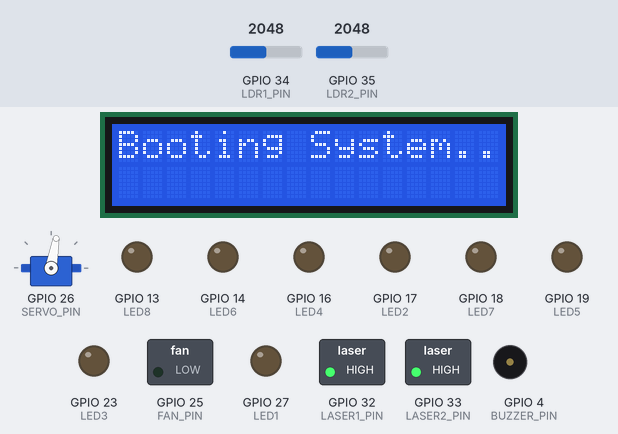
A sketch run on a simulated ESP32. Shown: servo, 16×2 character LCD, switched loads named in the sketch (green lamp = pin HIGH), output pins drawn as LEDs (lit = HIGH), buzzer (waves = sounding). Inputs (shaded band) come from the test bench; at power-on: GPIO 34 (LDR1_PIN) = 2048, GPIO 35 (LDR2_PIN) = 2048. What the sketch prints to the serial monitor is not drawn.

Above: at 1.1 s.
At 5.7 s:
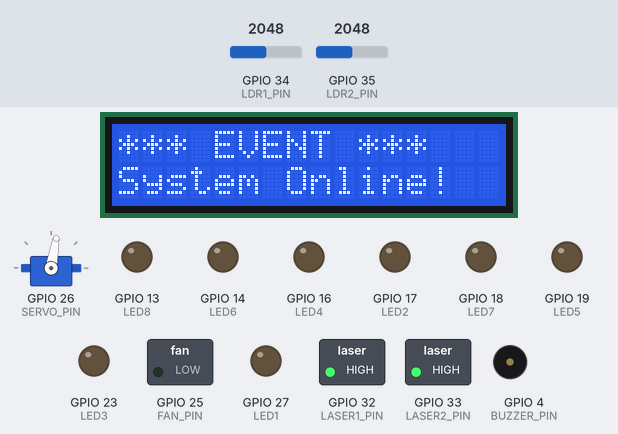
5.8 s: GPIO 34 (LDR1_PIN) set to 2866
At 6.7 s:
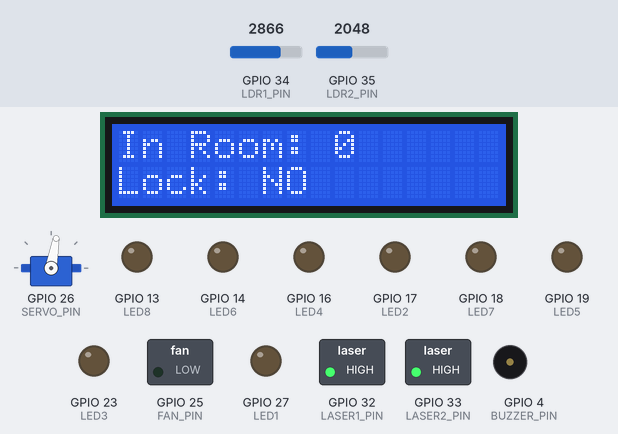
Timing chart, 0 to 8.8 s (numbered marks = the images above; inputs shaded):
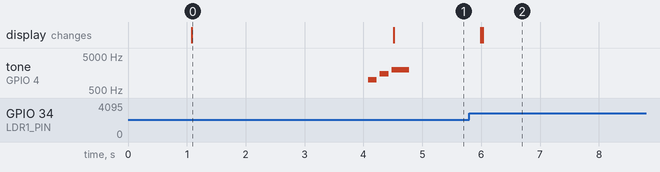

The sketch:

bidirectional_code.ino
```cpp
// Smart Room Visitor Counter by @diaawastaken · github.com/engineerdiaa/smart-room-visitor-counter · MIT

#include <WiFi.h>
#include <WebServer.h>
#include <Wire.h>
#include <LiquidCrystal_I2C.h>
#include <ESP32Servo.h>

// =========================================
// PIN DEFINITIONS
// =========================================
const int LDR1_PIN   = 34; // Entry side LDR
const int LDR2_PIN   = 35; // Inside LDR
const int LASER1_PIN = 32;
const int LASER2_PIN = 33;
const int FAN_PIN    = 25;
const int SERVO_PIN  = 26;
const int BUZZER_PIN = 4;

// LED Pairs
const int LED1 = 27; const int LED2 = 17; // Pair 1
const int LED3 = 23; const int LED4 = 16; // Pair 2
const int LED5 = 19; const int LED6 = 14; // Pair 3
const int LED7 = 18; const int LED8 = 13; // Pair 4

// =========================================
// OBJECTS & GLOBALS
// =========================================
LiquidCrystal_I2C lcd(0x27, 16, 2);
WebServer server(80);
Servo doorServo;

// Room Statistics
int peopleIn = 0;
int totalEntered = 0;
int totalLeft = 0;

// State Tracking
bool fanState = false;
bool isLocked = false;
int lastDisplayedCount = -1;

// Adjusted for ambient light dropout (preventing zero-count freeze)
const int LDR_THRESHOLD = 2200;

// SUPERIOR STATE MACHINE LOGIC
enum CrossingState {
  IDLE,
  ENTERING,
  EXITING,
  ENTER_CONFIRMED,
  EXIT_CONFIRMED
};
CrossingState crossingState = IDLE;
unsigned long sequenceTimeout = 0;

// Event Popup Variables
String popupMessage = "";
unsigned long popupTimer = 0;
bool isPopupActive = false;

// Debugging Timer
unsigned long lastDebugPrint = 0;

// Gamma Correction Table (8-bit)
const uint8_t gamma8[] = {
    0,  0,  0,  0,  0,  0,  0,  0,  0,  0,  0,  0,  0,  0,  0,  0,
    0,  0,  0,  1,  1,  1,  1,  1,  1,  1,  1,  2,  2,  2,  2,  2,
    2,  3,  3,  3,  3,  4,  4,  4,  4,  5,  5,  5,  5,  6,  6,  6,
    7,  7,  7,  8,  8,  8,  9,  9,  9, 10, 10, 11, 11, 11, 12, 12,
   13, 13, 14, 14, 15, 15, 16, 16, 17, 17, 18, 18, 19, 19, 20, 21,
   21, 22, 22, 23, 24, 24, 25, 26, 26, 27, 28, 28, 29, 30, 31, 31,
   32, 33, 34, 34, 35, 36, 37, 38, 38, 39, 40, 41, 42, 43, 44, 45,
   46, 47, 48, 49, 50, 51, 52, 53, 54, 55, 56, 57, 58, 59, 61, 62,
   63, 64, 65, 67, 68, 69, 70, 72, 73, 74, 76, 77, 78, 80, 81, 83,
   84, 86, 87, 89, 90, 92, 93, 95, 96, 98,100,101,103,105,106,108,
  110,112,114,115,117,119,121,123,125,127,129,131,133,135,137,139,
  141,144,146,148,150,153,155,157,160,162,165,167,170,172,175,177,
  180,183,185,188,191,194,196,199,202,205,208,211,214,217,220,223,
  226,229,232,235,239,242,245,248,252,255
};

// Lighting Fade Variables
int fadeProgress = 0; // Ranges 0 to 1020 (4 pairs * 255)
unsigned long lastFadeTime = 0;

// =========================================
// FUNCTION PROTOTYPES
// =========================================
void triggerPopup(String msg, int beepFreq, int beepDur);
void updateLogic();
void processLDRs();
void updateLights();
void updateLCD();
void handleRoot();

// =========================================
// SETUP
// =========================================
void setup() {
  Serial.begin(115200);

  // === 1. SERVO GETS ABSOLUTE PRIORITY (TIMER 3) ===
  // Lock a dedicated timer and force 50Hz so the LEDs don't interfere
  ESP32PWM::allocateTimer(3);
  doorServo.setPeriodHertz(50);
  doorServo.attach(SERVO_PIN);
  doorServo.write(80); // Open position
  delay(1000);         // Give the physical motor a full second to move

  // === 2. INIT PINS ===
  pinMode(LASER1_PIN, OUTPUT); pinMode(LASER2_PIN, OUTPUT);
  digitalWrite(LASER1_PIN, HIGH); digitalWrite(LASER2_PIN, HIGH);

  // ACTIVELY HOLD FAN OFF ON BOOT
  pinMode(FAN_PIN, OUTPUT);
  digitalWrite(FAN_PIN, LOW);

  pinMode(BUZZER_PIN, OUTPUT);

  // === 3. SETUP ESP32 PWM FOR LEDS ===
  ledcAttach(LED1, 5000, 8); ledcAttach(LED2, 5000, 8);
  ledcAttach(LED3, 5000, 8); ledcAttach(LED4, 5000, 8);
  ledcAttach(LED5, 5000, 8); ledcAttach(LED6, 5000, 8);
  ledcAttach(LED7, 5000, 8); ledcAttach(LED8, 5000, 8);

  // Init LCD
  Wire.begin(21, 22);
  lcd.init();
  lcd.backlight();
  lcd.setCursor(0, 0);
  lcd.print("Booting System..");

  // Network Setup
  WiFi.softAP("Smart Room", "12345678");
  server.on("/", handleRoot);
  server.begin();

  // === POWER ARMOR ===
  Serial.println("Waiting 3 seconds for power rails to stabilize...");
  delay(3000);

  // Power Up Feedback
  tone(BUZZER_PIN, 1000, 150); delay(200);
  tone(BUZZER_PIN, 1500, 150); delay(200);
  tone(BUZZER_PIN, 2000, 300);

  lcd.clear();
  triggerPopup("System Online!", 0, 0);
  Serial.println("System Fully Online!");
}

// =========================================
// MAIN LOOP
// =========================================
void loop() {
  server.handleClient(); // Handle Web Traffic
  processLDRs();         // Check Enter/Leave sequence
  updateLogic();         // Fan & Servo Logic
  updateLights();        // Gradual LED fading
  updateLCD();           // Manage Display & Popups

  // --- CONTINUOUS LDR & COUNT DEBUG PRINT ---
  if (millis() - lastDebugPrint > 200) {
    Serial.print("LDR1: ");
    Serial.print(analogRead(LDR1_PIN));
    Serial.print("   |   LDR2: ");
    Serial.print(analogRead(LDR2_PIN));
    Serial.print("   |   Current Count: ");
    Serial.println(peopleIn);
    lastDebugPrint = millis();
  }

  delay(10);
}

// =========================================
// CORE LOGIC FUNCTIONS
// =========================================

void processLDRs() {
  bool l1_cut = analogRead(LDR1_PIN) < LDR_THRESHOLD;
  bool l2_cut = analogRead(LDR2_PIN) < LDR_THRESHOLD;
  int delta = 0;

  // --- TIMEOUT FAILSAFE ---
  if (crossingState != IDLE && millis() - sequenceTimeout > 3000) {
    crossingState = IDLE;
    Serial.println("Sequence Timeout - System Un-frozen");
  }

  switch (crossingState) {
    case IDLE:
      if (l1_cut && !l2_cut) { crossingState = ENTERING; sequenceTimeout = millis(); Serial.println("Entering started"); }
      else if (l2_cut && !l1_cut) { crossingState = EXITING; sequenceTimeout = millis(); Serial.println("Leaving started"); }
      break;

    case ENTERING:
      if (l2_cut) crossingState = ENTER_CONFIRMED;
      else if (!l1_cut) crossingState = IDLE;
      break;

    case EXITING:
      if (l1_cut) crossingState = EXIT_CONFIRMED;
      else if (!l2_cut) crossingState = IDLE;
      break;

    case ENTER_CONFIRMED:
      if (!l1_cut && !l2_cut) { delta = +1; crossingState = IDLE; }
      break;

    case EXIT_CONFIRMED:
      if (!l1_cut && !l2_cut) { delta = -1; crossingState = IDLE; }
      break;
  }

  if (delta == +1) {
    if (peopleIn < 10) {
      peopleIn++;
      totalEntered++;
      Serial.println("Counted: ENTRY. Total: " + String(peopleIn));
      triggerPopup("Person Entered", 2000, 100);
    }
  } else if (delta == -1) {
    if (peopleIn > 0) {
      peopleIn--;
      totalLeft++;
      Serial.println("Counted: EXIT. Total: " + String(peopleIn));
      triggerPopup("Person Left", 1000, 100);
    }
  }
}

void updateLogic() {
  // Fan Logic
  if (peopleIn >= 5 && !fanState) {
    fanState = true;
    triggerPopup("Fan Turned ON", 1500, 150); // 1. Talk to the LCD first
    delay(100);                               // 2. Let the I2C bus finish and breathe
    digitalWrite(FAN_PIN, HIGH);              // 3. THEN hit it with the motor power spike
  } else if (peopleIn < 5 && fanState) {
    fanState = false;
    triggerPopup("Fan Turned OFF", 1200, 150);
    delay(100);
    digitalWrite(FAN_PIN, LOW);
  }

  // Servo Lock Logic (Soft Start & 5-Degree Buffer Zone)
  if (peopleIn == 10 && !isLocked) {
    isLocked = true;
    doorServo.attach(SERVO_PIN);

    // SLOW SWEEP: Moves from 80 down to 5 smoothly (prevents end-stop stall)
    for (int pos = 80; pos >= 5; pos -= 1) {
      doorServo.write(pos);
      delay(15);
    }

    triggerPopup("Room FULL", 500, 400);
  } else if (peopleIn <= 9 && isLocked) {
    isLocked = false;
    doorServo.attach(SERVO_PIN);

    // SLOW SWEEP: Moves from 5 up to 80 smoothly (prevents end-stop stall)
    for (int pos = 5; pos <= 80; pos += 1) {
      doorServo.write(pos);
      delay(15);
    }

    triggerPopup("Unlocked", 1800, 200);
  }
}

void updateLights() {
  unsigned long currentTime = millis();
  unsigned long elapsed = currentTime - lastFadeTime;

  if (elapsed >= 2) {
    int steps = elapsed / 2;
    lastFadeTime = currentTime;

    if (peopleIn > 0 && fadeProgress < 1020) {
      fadeProgress += steps;
      if (fadeProgress > 1020) fadeProgress = 1020;
    } else if (peopleIn == 0 && fadeProgress > 0) {
      fadeProgress -= steps;
      if (fadeProgress < 0) fadeProgress = 0;
    }

    int p1 = constrain(fadeProgress, 0, 255);
    int p2 = constrain(fadeProgress - 255, 0, 255);
    int p3 = constrain(fadeProgress - 510, 0, 255);
    int p4 = constrain(fadeProgress - 765, 0, 255);

    ledcWrite(LED1, gamma8[p1]); ledcWrite(LED2, gamma8[p1]);
    ledcWrite(LED3, gamma8[p2]); ledcWrite(LED4, gamma8[p2]);
    ledcWrite(LED5, gamma8[p3]); ledcWrite(LED6, gamma8[p3]);
    ledcWrite(LED7, gamma8[p4]); ledcWrite(LED8, gamma8[p4]);
  }
}

void updateLCD() {
  if (isPopupActive) {
    if (millis() - popupTimer > 1500) {
      isPopupActive = false;
      lcd.clear();
      lastDisplayedCount = -1;
    }
  } else {
    if (peopleIn != lastDisplayedCount) {
      lcd.setCursor(0, 0);
      lcd.print("In Room: ");
      lcd.print(peopleIn);
      lcd.print("   ");

      lcd.setCursor(0, 1);
      lcd.print("Lock: ");
      lcd.print(isLocked ? "YES" : "NO ");

      lastDisplayedCount = peopleIn;
    }
  }
}

void triggerPopup(String msg, int beepFreq, int beepDur) {
  popupMessage = msg;
  popupTimer = millis();
  isPopupActive = true;

  lcd.clear();
  lcd.setCursor(0, 0);
  lcd.print("*** EVENT ***");
  lcd.setCursor(0, 1);
  lcd.print(msg);

  if (beepFreq > 0) {
    tone(BUZZER_PIN, beepFreq, beepDur);
  }
}

void handleRoot() {
  String html = "<!DOCTYPE html><html><head>";
  html += "<title>Smart Room Stats</title>";
  html += "<meta http-equiv='refresh' content='3'>";
  html += "<style>body{font-family: Arial; text-align: center; margin-top: 50px; background-color: #222; color: #fff;}";
  html += "h1{color: #4CAF50;} .card{background: #333; padding: 20px; border-radius: 10px; display: inline-block;}</style>";
  html += "</head><body>";

  html += "<div class='card'>";
  html += "<h1>Smart Room Statistics</h1>";
  html += "<hr>";
  html += "<h2>Currently Inside: <strong>" + String(peopleIn) + " / 10</strong></h2>";
  html += "<h3>Total Entered: " + String(totalEntered) + "</h3>";
  html += "<h3>Total Left: " + String(totalLeft) + "</h3>";
  html += "<h3>Status: " + String(isLocked ? "<span style='color:red;'>LOCKED</span>" : "<span style='color:green;'>OPEN</span>") + "</h3>";
  html += "</div>";
  html += "</body></html>";

  server.send(200, "text/html", html);
}
```

Measured:
- by itself, tone on GPIO 4 (BUZZER_PIN): plays 1000 Hz for 0.15 s, 1500 Hz for 0.15 s, 2000 Hz for 0.30 s
- what the display in image 0 shows lasts 3.4 s, from 1.1 s to 4.5 s
